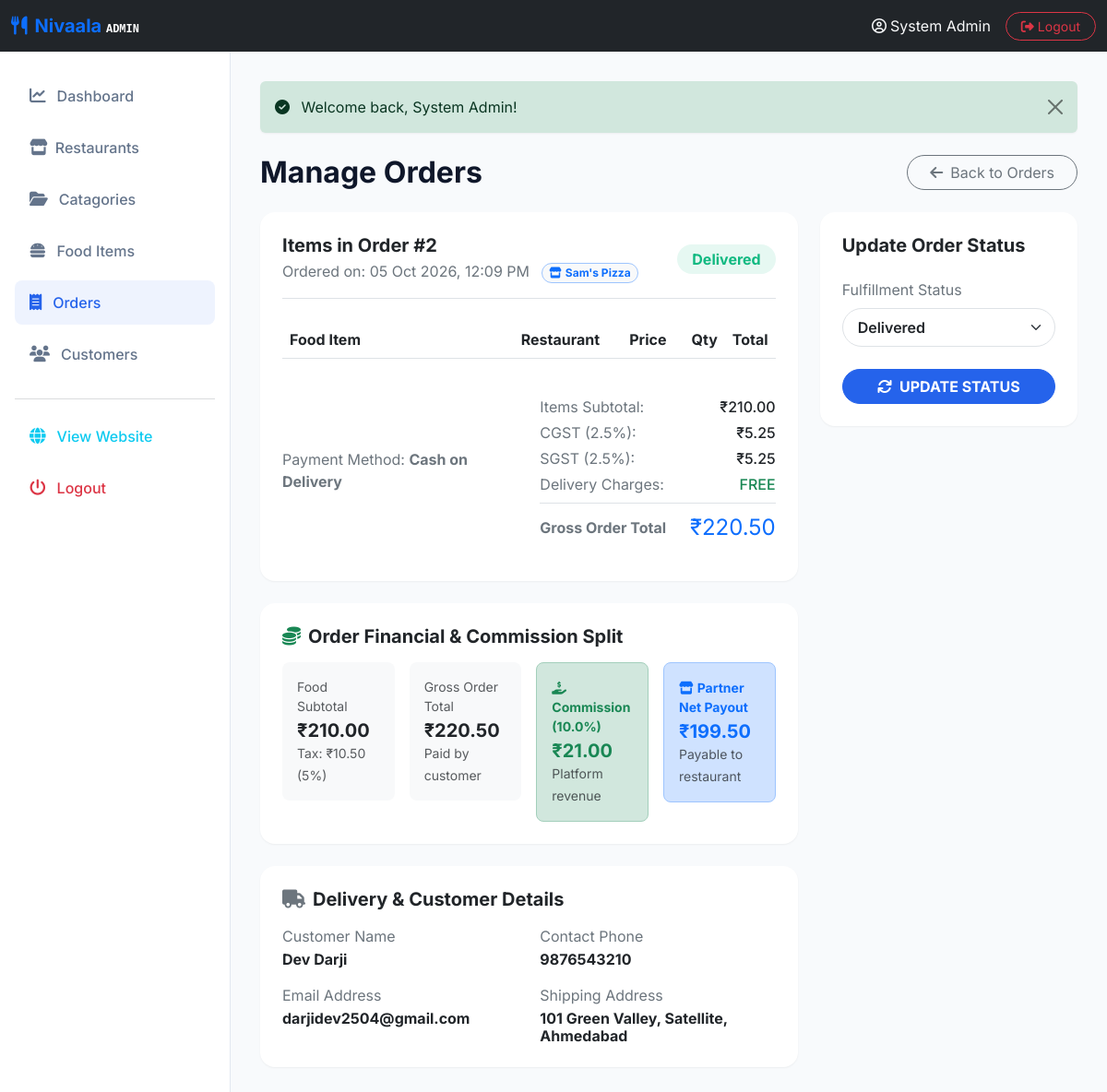
The app's page /admin/orders.php?order_id=2 (signed in) with its own data.
### tables this page shows
CREATE TABLE `orders` (
  `id` int(11) NOT NULL AUTO_INCREMENT,
  `restaurant_id` int(11) DEFAULT NULL,
  `user_id` int(11) NOT NULL,
  `subtotal` decimal(10,2) NOT NULL DEFAULT 0.00,
  `cgst` decimal(10,2) NOT NULL DEFAULT 0.00,
  `sgst` decimal(10,2) NOT NULL DEFAULT 0.00,
  `delivery_fee` decimal(10,2) NOT NULL DEFAULT 0.00,
  `total_amount` decimal(10,2) NOT NULL,
  `commission_rate` decimal(5,2) NOT NULL DEFAULT 10.00,
  `commission_amount` decimal(10,2) NOT NULL DEFAULT 0.00,
  `partner_earnings` decimal(10,2) NOT NULL DEFAULT 0.00,
  `status` enum('Pending','Preparing','Out for Delivery','Delivered','Cancelled') DEFAULT 'Pending',
  `delivery_address` text NOT NULL,
  `phone` varchar(15) NOT NULL,
  `payment_method` varchar(50) DEFAULT 'Cash on Delivery',
  `created_at` timestamp NOT NULL DEFAULT current_timestamp(),
  `updated_at` timestamp NOT NULL DEFAULT current_timestamp() ON UPDATE current_timestamp(),
  PRIMARY KEY (`id`),
  KEY `restaurant_id` (`restaurant_id`),
  KEY `user_id` (`user_id`),
  CONSTRAINT `orders_ibfk_1` FOREIGN KEY (`restaurant_id`) REFERENCES `restaurants` (`id`) ON DELETE SET NULL,
  CONSTRAINT `orders_ibfk_2` FOREIGN KEY (`user_id`) REFERENCES `users` (`id`) ON DELETE CASCADE
);

CREATE TABLE `restaurants` (
  `id` int(11) NOT NULL AUTO_INCREMENT,
  `owner_id` int(11) NOT NULL,
  `restaurant_name` varchar(150) NOT NULL,
  `owner_name` varchar(150) NOT NULL,
  `email` varchar(150) NOT NULL,
  `phone` varchar(20) NOT NULL,
  `address` text NOT NULL,
  `city` varchar(100) NOT NULL,
  `state` varchar(100) NOT NULL,
  `license_number` varchar(100) NOT NULL,
  `license_issue_date` date NOT NULL,
  `license_expiry_date` date NOT NULL,
  `license_document` varchar(255) NOT NULL,
  `logo` varchar(255) DEFAULT NULL,
  `description` text DEFAULT NULL,
  `commission_rate` decimal(5,2) NOT NULL DEFAULT 10.00,
  `status` enum('Pending','Approved','Rejected','Suspended') NOT NULL DEFAULT 'Pending',
  `rejection_reason` text DEFAULT NULL,
  `approved_by` int(11) DEFAULT NULL,
  `approved_at` datetime DEFAULT NULL,
  `created_at` timestamp NOT NULL DEFAULT current_timestamp(),
  `updated_at` timestamp NOT NULL DEFAULT current_timestamp() ON UPDATE current_timestamp(),
  PRIMARY KEY (`id`),
  UNIQUE KEY `email` (`email`),
  UNIQUE KEY `license_number` (`license_number`),
  KEY `owner_id` (`owner_id`),
  KEY `approved_by` (`approved_by`),
  CONSTRAINT `restaurants_ibfk_1` FOREIGN KEY (`owner_id`) REFERENCES `users` (`id`) ON DELETE CASCADE,
  CONSTRAINT `restaurants_ibfk_2` FOREIGN KEY (`approved_by`) REFERENCES `users` (`id`) ON DELETE SET NULL
);

CREATE TABLE `users` (
  `id` int(11) NOT NULL AUTO_INCREMENT,
  `name` varchar(100) NOT NULL,
  `email` varchar(100) NOT NULL,
  `password` varchar(255) NOT NULL,
  `phone` varchar(15) NOT NULL,
  `address` text NOT NULL,
  `role` enum('customer','admin','restaurant_owner') DEFAULT 'customer',
  `created_at` timestamp NOT NULL DEFAULT current_timestamp(),
  PRIMARY KEY (`id`),
  UNIQUE KEY `email` (`email`)
);

### admin/orders.php (the view, shortened to what this page needs)
<?php
include_once 'includes/header.php';
$selected_order_id = isset($_GET['order_id']) ? intval($_GET['order_id']) : 0;
$order_details = null;
if ($selected_order_id > 0) {
    try {
        $stmt = $conn->prepare("
            SELECT o.*, u.name AS customer_name, u.email AS customer_email,
                   r.restaurant_name, r.city AS restaurant_city, r.phone AS restaurant_phone
            FROM orders o
            JOIN users u ON o.user_id = u.id
            LEFT JOIN restaurants r ON o.restaurant_id = r.id
            WHERE o.id = ?
        ");
        $stmt->execute([$selected_order_id]);
        $order_details = $stmt->fetch();
    } catch (PDOException $e) {
        die("Database error: " . $e->getMessage());
    }
}
?>
<div class="d-flex justify-content-between align-items-center mb-4">
  <h2 class="fw-bold mb-0">Manage Orders</h2>
  <?php if ($selected_order_id > 0): ?>
    <a href="orders.php" class="btn btn-outline-secondary rounded-pill px-4">
      <i class="fa-solid fa-arrow-left me-2"></i>Back to Orders
    </a>
  <?php endif; ?>
</div>
<?php if ($selected_order_id > 0 && $order_details): ?>
  <div class="row">
    <div class="col-lg-8 mb-4">
      <div class="card border-0 shadow-sm-custom p-4 mb-4" style="border-radius: 16px;">
        <div class="d-flex justify-content-between align-items-center mb-4 pb-3 border-bottom">
          <div>
            <h5 class="fw-bold mb-1">Items in Order #<?php echo $order_details['id']; ?></h5>
            <span class="text-secondary text-sm">Ordered on: <?php echo date('d M Y, h:i A', strtotime($order_details['created_at'])); ?></span>
            <?php if (!empty($order_details['restaurant_name'])): ?>
              <span class="badge bg-light text-primary border border-primary-subtle rounded-pill ms-2 px-2.5 py-1">
                <i class="fa-solid fa-store me-1"></i><?php echo htmlspecialchars($order_details['restaurant_name']); ?>
              </span>
            <?php endif; ?>
          </div>
          <?php
          $badge_class = 'badge-pending';
          if ($order_details['status'] === 'Preparing') $badge_class = 'badge-preparing';
          elseif ($order_details['status'] === 'Out for Delivery') $badge_class = 'badge-delivery';
          elseif ($order_details['status'] === 'Delivered') $badge_class = 'badge-delivered';
          elseif ($order_details['status'] === 'Cancelled') $badge_class = 'badge-cancelled';
          ?>
          <span class="badge rounded-pill px-3 py-2 fs-6 <?php echo $badge_class; ?>">
            <?php echo $order_details['status']; ?>
          </span>
        </div>
        <div class="table-responsive mb-4">
          <table class="table table-borderless">
            <thead>
              <tr class="text-secondary border-bottom">
                <th scope="col" style="width: 50%;">Food Item</th>
                <th scope="col" style="width: 20%;">Restaurant</th>
                <th scope="col" style="width: 15%;" class="text-center">Price</th>
                <th scope="col" style="width: 5%;" class="text-center">Qty</th>
                <th scope="col" style="width: 10%;" class="text-end">Total</th>
              </tr>
            </thead>
          </table>
        </div>
        <?php
        $ord_subtotal = (float)($order_details['subtotal'] ?? 0);
        if ($ord_subtotal <= 0) {
            $ord_subtotal = round($order_details['total_amount'] / 1.05, 2);
            $ord_cgst = round($ord_subtotal * 0.025, 2);
            $ord_sgst = round($ord_subtotal * 0.025, 2);
        } else {
            $ord_cgst = (float)($order_details['cgst'] ?? round($ord_subtotal * 0.025, 2));
            $ord_sgst = (float)($order_details['sgst'] ?? round($ord_subtotal * 0.025, 2));
        }
        ?>
        <div class="row align-items-center mb-3">
          <div class="col-md-6 text-secondary text-sm">
            Payment Method: <strong><?php echo htmlspecialchars($order_details['payment_method']); ?></strong>
          </div>
          <div class="col-md-6">
            <div class="d-flex justify-content-between text-sm text-secondary mb-1">
              <span>Items Subtotal:</span>
              <span class="text-dark fw-medium">₹<?php echo number_format($ord_subtotal, 2); ?></span>
            </div>
            <div class="d-flex justify-content-between text-sm text-secondary mb-1">
              <span>CGST (2.5%):</span>
              <span class="text-dark fw-medium">₹<?php echo number_format($ord_cgst, 2); ?></span>
            </div>
            <div class="d-flex justify-content-between text-sm text-secondary mb-1">
              <span>SGST (2.5%):</span>
              <span class="text-dark fw-medium">₹<?php echo number_format($ord_sgst, 2); ?></span>
            </div>
            <div class="d-flex justify-content-between text-sm text-secondary mb-2">
              <span>Delivery Charges:</span>
              <span class="text-success fw-medium">FREE</span>
            </div>
            <div class="d-flex justify-content-between align-items-center pt-2 border-top">
              <span class="text-secondary fw-bold">Gross Order Total</span>
              <span class="fs-4 fw-extrabold text-primary">₹<?php echo number_format($order_details['total_amount'], 2); ?></span>
            </div>
          </div>
        </div>
      </div>
      <div class="card border-0 shadow-sm-custom p-4 mb-4" style="border-radius: 16px;">
        <h5 class="fw-bold mb-3"><i class="fa-solid fa-coins text-success me-2"></i>Order Financial & Commission Split</h5>
        <div class="row g-3">
          <div class="col-md-3">
            <div class="p-3 bg-light rounded-3">
              <span class="text-muted small d-block mb-1">Food Subtotal</span>
              <h5 class="fw-bold text-dark mb-0">₹<?php echo number_format($ord_subtotal, 2); ?></h5>
              <span class="text-muted small">Tax: ₹<?php echo number_format($ord_cgst + $ord_sgst, 2); ?> (5%)</span>
            </div>
          </div>
          <div class="col-md-3">
            <div class="p-3 bg-light rounded-3">
              <span class="text-muted small d-block mb-1">Gross Order Total</span>
              <h5 class="fw-bold text-dark mb-0">₹<?php echo number_format($order_details['total_amount'], 2); ?></h5>
              <span class="text-muted small">Paid by customer</span>
            </div>
          </div>
          <div class="col-md-3">
            <div class="p-3 bg-success-subtle rounded-3 border border-success-subtle">
              <span class="text-success small fw-bold d-block mb-1"><i class="fa-solid fa-hand-holding-dollar me-1"></i>Commission (<?php echo number_format((float)($order_details['commission_rate'] ?? 10), 1); ?>%)</span>
              <h5 class="fw-bold text-success mb-0">₹<?php echo number_format((float)($order_details['commission_amount'] ?? 0), 2); ?></h5>
              <span class="text-muted small">Platform revenue</span>
            </div>
          </div>
          <div class="col-md-3">
            <div class="p-3 bg-primary-subtle rounded-3 border border-primary-subtle">
              <span class="text-primary small fw-bold d-block mb-1"><i class="fa-solid fa-store me-1"></i>Partner Net Payout</span>
              <h5 class="fw-bold text-primary mb-0">₹<?php echo number_format((float)($order_details['partner_earnings'] ?? $order_details['total_amount']), 2); ?></h5>
              <span class="text-muted small">Payable to restaurant</span>
            </div>
          </div>
        </div>
      </div>
      <div class="card border-0 shadow-sm-custom p-4" style="border-radius: 16px;">
        <h5 class="fw-bold mb-3"><i class="fa-solid fa-truck text-secondary me-2"></i>Delivery & Customer Details</h5>
        <div class="row">
          <div class="col-sm-6 mb-3 mb-sm-0">
            <p class="mb-1 text-secondary">Customer Name</p>
            <h6 class="fw-bold text-dark mb-3"><?php echo htmlspecialchars($order_details['customer_name']); ?></h6>
            <p class="mb-1 text-secondary">Email Address</p>
            <h6 class="fw-bold text-dark mb-0"><?php echo htmlspecialchars($order_details['customer_email']); ?></h6>
          </div>
          <div class="col-sm-6">
            <p class="mb-1 text-secondary">Contact Phone</p>
            <h6 class="fw-bold text-dark mb-3"><?php echo htmlspecialchars($order_details['phone']); ?></h6>
            <p class="mb-1 text-secondary">Shipping Address</p>
            <h6 class="fw-bold text-dark mb-0"><?php echo htmlspecialchars($order_details['delivery_address']); ?></h6>
          </div>
        </div>
      </div>
    </div>
    <div class="col-lg-4">
      <div class="card border-0 shadow-sm-custom p-4" style="border-radius: 16px;">
        <h5 class="fw-bold mb-4">Update Order Status</h5>
        <form action="orders.php?order_id=<?php echo $order_details['id']; ?>" method="POST">
          <div class="mb-4">
            <label for="status" class="form-label text-secondary">Fulfillment Status</label>
            <select class="form-select rounded-pill px-3 py-2 fw-semibold" id="status" name="status">
              <option value="Delivered" <?php echo $order_details['status'] === 'Delivered' ? 'selected' : ''; ?>>Delivered</option>
            </select>
          </div>
          <div class="d-grid">
            <button type="submit" name="update_status" class="btn btn-primary rounded-pill py-2.5 fw-bold text-uppercase">
              <i class="fa-solid fa-arrows-rotate me-2"></i>Update Status
            </button>
          </div>
        </form>
      </div>
    </div>
  </div>
<?php endif; ?>
<?php include_once 'includes/footer.php'; ?>

### assets/css/style.css (style rules this page uses)
:root { --bg-color: #F8FAFC; --primary-color: #2563EB; --secondary-color: #4F46E5; --ai-accent: #7C3AED; --success-color: #10B981; --text-color: #0F172A; --text-secondary: #64748B; --card-bg: #FFFFFF; --border-color: #E2E8F0; }
body { background-color: var(--bg-color); color: var(--text-color); font-family: 'Inter', -apple-system, BlinkMacSystemFont, "Segoe UI", Roboto, "Helvetica Neue", Arial, sans-serif; min-height: 100vh; display: flex; flex-direction: column; }
.btn-primary { background-color: var(--primary-color); border-color: var(--primary-color); }
.badge-delivered { background-color: rgba(16, 185, 129, 0.1); color: var(--success-color); }
.shadow-sm-custom { box-shadow: 0 1px 2px 0 rgba(0, 0, 0, 0.05); }

### records on screen
orders: id "2", created_at "05 Oct 2026, 12:09 PM", restaurant.restaurant_name "Sam's Pizza", status "Delivered", payment_method "Cash on Delivery", subtotal "210.00", cgst "5.25", sgst "5.25", total_amount "220.50", $ord_cgst + $ord_sgst "10.50", commission_rate "10.0", commission_amount "21.00", partner_earnings "199.50", user.name "Dev Darji", user.email "darjidev2504@gmail.com", phone "9876543210", delivery_address "101 Green Valley, Satellite, Ahmedabad"

### other values on screen
$_SESSION['user_name'] "System Admin"
$_SESSION['success'] "Welcome back, System Admin!"
